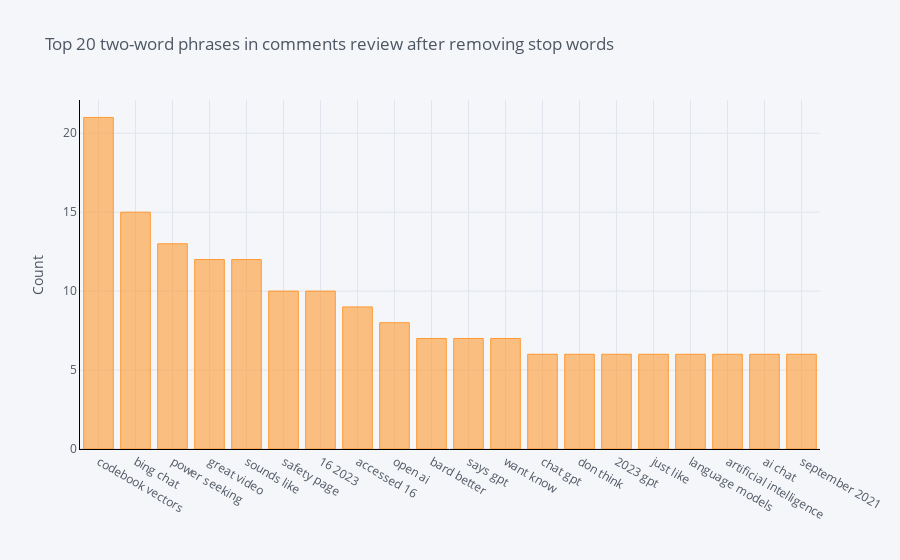
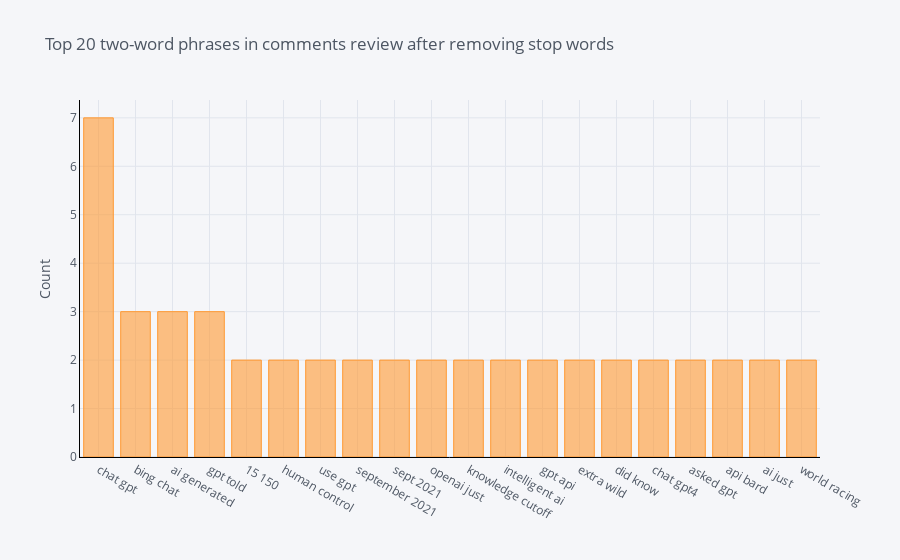

Notebook code cell kept with these figures, in order:
### Code cell
# Bigram

def get_top_n_bigram(corpus, n=None):
        vec = CountVectorizer(ngram_range = (2,2), stop_words = list(stop_words)).fit(corpus)
        bag_of_words = vec.transform(corpus)
        sum_words = bag_of_words.sum(axis=0) 
        words_freq = [(word, sum_words[0, idx]) for word, idx in vec.vocabulary_.items()]
        words_freq =sorted(words_freq, key = lambda x: x[1], reverse=True)
        return words_freq[:n]

print('Bigrams. From top to bottom: positive, neutral and negative sentiments')    
print (' ')
for i in sent_dfs:
    
    common_words = get_top_n_bigram(i['text'], 20)
    for word, freq in common_words:
        print(word, freq)
    df2 = pd.DataFrame(common_words, columns = ['CommentsText' , 'count'])
    df2.groupby('CommentsText').sum()['count'].sort_values(ascending=False).iplot(kind='bar', yTitle='Count', linecolor='black', title='Top 20 two-word phrases in comments review after removing stop words')

### Figure 1 — Plotly figure (JSON) as saved in the notebook; plotly's stock layout.template omitted (floating-point values rounded to 4 significant figures)
{"data": [{"marker": {"color": "rgba(255, 153, 51, 0.6)", "line": {"color": "rgba(255, 153, 51, 1.0)", "width": 1}}, "name": "count", "orientation": "v", "text": "", "type": "bar", "x": ["codebook vectors", "bing chat", "power seeking", "great video", "sounds like", "safety page", "16 2023", "accessed 16", "open ai", "bard better", "says gpt", "want know", "chat gpt", "don think", "2023 gpt", "just like", "language models", "artificial intelligence", "ai chat", "september 2021"], "y": [21, 15, 13, 12, 12, 10, 10, 9, 8, 7, 7, 7, 6, 6, 6, 6, 6, 6, 6, 6]}], "layout": {"legend": {"bgcolor": "#F5F6F9", "font": {"color": "#4D5663"}}, "paper_bgcolor": "#F5F6F9", "plot_bgcolor": "#F5F6F9", "title": {"font": {"color": "#4D5663"}, "text": "Top 20 two-word phrases in comments review after removing stop words"}, "xaxis": {"gridcolor": "#E1E5ED", "linecolor": "black", "showgrid": true, "tickfont": {"color": "#4D5663"}, "title": {"font": {"color": "#4D5663"}, "text": ""}, "zerolinecolor": "#E1E5ED"}, "yaxis": {"gridcolor": "#E1E5ED", "linecolor": "black", "showgrid": true, "tickfont": {"color": "#4D5663"}, "title": {"font": {"color": "#4D5663"}, "text": "Count"}, "zerolinecolor": "#E1E5ED"}}}

### Figure 2 — Plotly figure (JSON) as saved in the notebook; plotly's stock layout.template omitted (floating-point values rounded to 4 significant figures)
{"data": [{"marker": {"color": "rgba(255, 153, 51, 0.6)", "line": {"color": "rgba(255, 153, 51, 1.0)", "width": 1}}, "name": "count", "orientation": "v", "text": "", "type": "bar", "x": ["chat gpt", "bing chat", "ai generated", "gpt told", "15 150", "human control", "use gpt", "september 2021", "sept 2021", "openai just", "knowledge cutoff", "intelligent ai", "gpt api", "extra wild", "did know", "chat gpt4", "asked gpt", "api bard", "ai just", "world racing"], "y": [7, 3, 3, 3, 2, 2, 2, 2, 2, 2, 2, 2, 2, 2, 2, 2, 2, 2, 2, 2]}], "layout": {"legend": {"bgcolor": "#F5F6F9", "font": {"color": "#4D5663"}}, "paper_bgcolor": "#F5F6F9", "plot_bgcolor": "#F5F6F9", "title": {"font": {"color": "#4D5663"}, "text": "Top 20 two-word phrases in comments review after removing stop words"}, "xaxis": {"gridcolor": "#E1E5ED", "linecolor": "black", "showgrid": true, "tickfont": {"color": "#4D5663"}, "title": {"font": {"color": "#4D5663"}, "text": ""}, "zerolinecolor": "#E1E5ED"}, "yaxis": {"gridcolor": "#E1E5ED", "linecolor": "black", "showgrid": true, "tickfont": {"color": "#4D5663"}, "title": {"font": {"color": "#4D5663"}, "text": "Count"}, "zerolinecolor": "#E1E5ED"}}}
